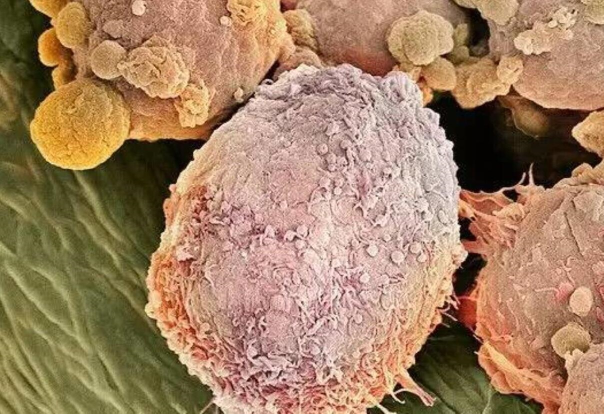
//> input picture demo.jpg, 1207 x 827 px (shown at 1/2 size)
$ ./main__2_   (built with g++ and OpenCV 4)
//> lines starting //> are read from the running program, lines starting //| are printed output that depends on the picture; after the words box and inside, x2 and y2 are one past the last pixel; in counts of white or black regions, pixels touching at a corner belong together

// 包含的opencv头文件
#include<opencv2/core/core.hpp>
#include<opencv2/highgui/highgui.hpp>
#include <opencv2\imgproc\types_c.h>
#include<opencv2/imgproc/imgproc.hpp>

// c++ IO流
#include<iostream>

// cv命名空间
using namespace cv;


/**************************************************
功能：边缘跟踪
参数：src-二值图像
***************************************************/
// [79 lines left out: function traceBoundary, not called in this run]


// main函数
int main()
{
	char *tttt;
	char *aaaa = "癌细胞";
	char *bbbb = "不是癌细胞";
	printf("\t***************************\n");
	printf("\t****  癌细胞识别系统  *****\n");
	printf("\t***************************\n");
	printf("\n~~~~~~~~~~~~~~~~~~~~~~~~~~~~~~~~~~~~~~~~~~~~~~~~~\n");
    //读取图像源
    cv::Mat srcImage = cv::imread("demo.jpg");  // 图片路径
//> srcImage is the input picture: 827 rows x 1207 cols, CV_8UC3; mean B, G, R 100.3, 130.5, 164.6
	//缩小图片的尺寸
	resize(srcImage, srcImage, Size(srcImage.cols / 2, srcImage.rows / 2), 0, 0, INTER_LINEAR);
//> srcImage: 413 rows x 603 cols, CV_8UC3
	//如果图片打开失败则退出
    if (srcImage.empty())
	{
        return -1;  // 退出
    }
	printf("图像输入成功！！！\n\n");
    //第一步：转为灰度图像
    cv::Mat srcGray;//创建无初始化矩阵
    //cv::cvtColor(srcImage, srcGray,CV_RGB2GRAY);// 图像的灰度转换

	// HSV的方法（效果不佳）
	Mat img_h, img_s, img_v, imghsv;
	vector<cv::Mat> hsv_vec;  // 图像容器
	cvtColor(srcImage, imghsv, CV_BGR2HSV);  // hsv通道的转换
//> imghsv: 413 rows x 603 cols, CV_8UC3; mean H, S, V 15.5, 112.7, 164.6
	split(imghsv, hsv_vec);   //分开
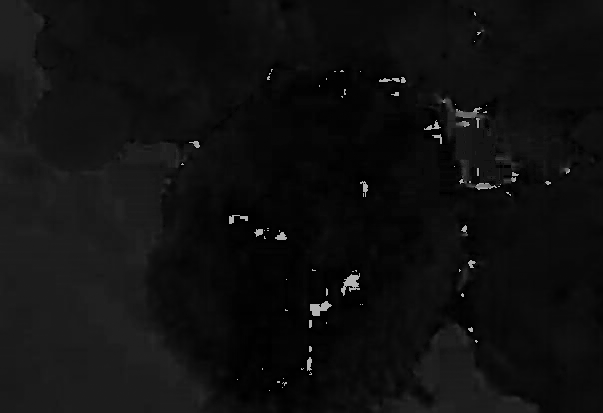
//> hsv_vec[0]: 413 rows x 603 cols, CV_8UC1; min 0, max 179, mean 15.5
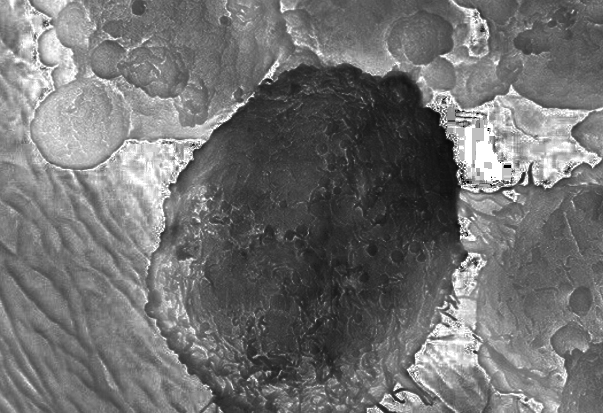
//> hsv_vec[1]: 413 rows x 603 cols, CV_8UC1; min 0, max 255, mean 112.7
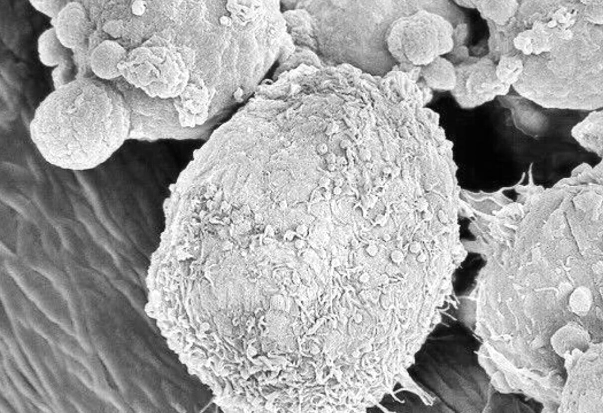
//> hsv_vec[2]: 413 rows x 603 cols, CV_8UC1; min 0, max 255, mean 164.6
	img_h = hsv_vec[0]; // H通道
	img_s = hsv_vec[1]; // S通道
	img_v = hsv_vec[2]; // V通道

	// 获取RGB中的R通道进行分析（效果最好）
	Mat bgr(srcImage.rows, srcImage.cols, CV_8UC3, Scalar(0, 0, 0));
	for (int i = 2; i < 3; i++)
	{
		Mat temp(srcImage.rows, srcImage.cols, CV_8UC1); // 单通道的图像
		Mat out[] = { bgr };
		int from_to[] = { i,i };
		mixChannels(&srcImage, 1, out, 1, from_to, 1);  // 单个通道的提取
		cv::cvtColor(bgr, bgr, CV_RGB2GRAY);// 图像的灰度转换
		// [5 lines of commented-out code are left out]
	}
	// R通道作为图像的输入
	srcGray = bgr;

	Mat srcGray_output = srcGray.clone();   // 拷贝
	printf("第一步：图像灰度化处理成功...\n");
	// 第二步：二值化
	threshold(srcGray, srcGray, 15, 255, CV_THRESH_BINARY);  //图像二值化
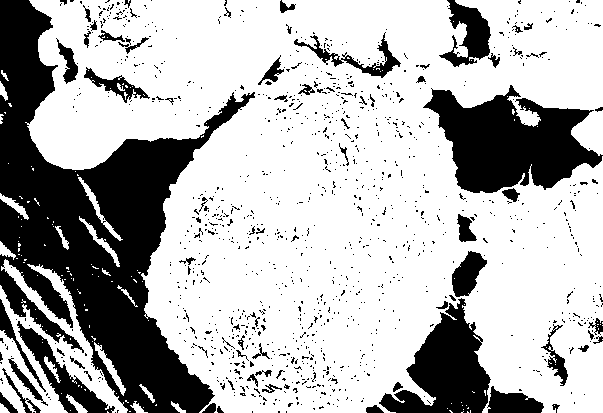
//> srcGray: 413 rows x 603 cols, CV_8UC1; 70.9% white; 1120 black regions (1046 under 20 px), largest, box (x1, y1, x2, y2) and area: (0, 0, 255, 413) 38918, (423, 85, 603, 193) 11111, (379, 298, 491, 413) 6532
	Mat erzhihua_IMAGE = srcGray.clone();
	printf("第二步：图像二值化处理成功...\n");
	//第三步：形态学的处理
	//开操作 (去除一些噪点)  如果二值化后图片干扰部分依然很多，增大下面的size
	Mat element_OPEN = getStructuringElement(MORPH_RECT, Size(5, 5));
	Mat element_CLOSE = getStructuringElement(MORPH_RECT, Size(7, 7));
	Mat element_close00 = getStructuringElement(MORPH_RECT, Size(8, 8));
	morphologyEx(srcGray, srcGray, MORPH_OPEN, element_OPEN);
	morphologyEx(srcGray, srcGray, MORPH_CLOSE, element_CLOSE);
//> srcGray: 413 rows x 603 cols, CV_8UC1; 71.6% white; 34 black regions, largest, box (x1, y1, x2, y2) and area: (0, 0, 221, 413) 37999, (429, 90, 603, 202) 11508, (366, 252, 542, 413) 9222
	Mat close00;
	morphologyEx(srcGray, close00, MORPH_CLOSE, element_close00);
//> close00: 413 rows x 603 cols, CV_8UC1; 72.1% white; 26 black regions, largest, box (x1, y1, x2, y2) and area: (0, 0, 222, 413) 38091, (431, 91, 603, 203) 11469, (367, 253, 543, 413) 9037
	printf("第三步：图像形态学转处理成功...\n");
	//第四步：噪声处理
	Mat noise_IMAGE = srcGray.clone();
	for (int x = 0; x<noise_IMAGE.rows; x++)
	{
		for (int y = 0; y<noise_IMAGE.cols; y++)
		{
			if (x > 180 && y < 140)   noise_IMAGE.at<uchar>(x, y) = 0;  // 去除噪声
		}
	}
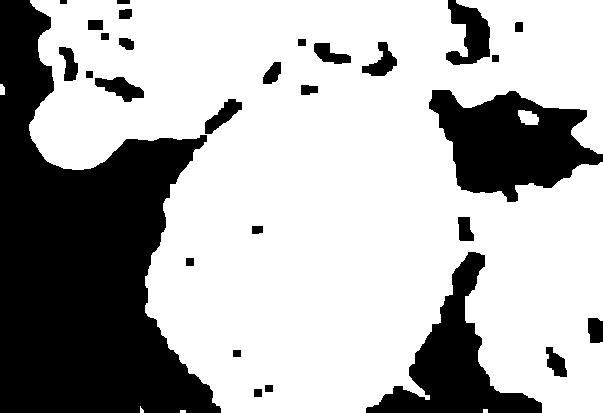
//> noise_IMAGE: 413 rows x 603 cols, CV_8UC1; 68.5% white; 29 black regions, largest, box (x1, y1, x2, y2) and area: (0, 0, 221, 413) 50909, (429, 90, 603, 202) 11508, (366, 252, 542, 413) 9222
	printf("第四步：图像去噪声处理成功...\n");
	// 第五步：边缘检测跟踪
	Mat OUTPUT_IMAGE = srcGray_output.clone();
	Mat OUTPUT_SOBEL_x = srcGray_output.clone();
	Mat OUTPUT_SOBEL_y = srcGray_output.clone();
	Mat OUTPUT_SOBEL = srcGray_output.clone();
	//Sobel边缘处理
	// X分量的边缘处理
	Sobel(srcGray_output, OUTPUT_SOBEL_x, srcGray_output.depth(), 1, 0, 1, 1, 0, BORDER_DEFAULT);
	// Y分量的边缘处理
	Sobel(srcGray_output, OUTPUT_SOBEL_y, srcGray_output.depth(), 0, 1, 1, 1, 0, BORDER_DEFAULT);
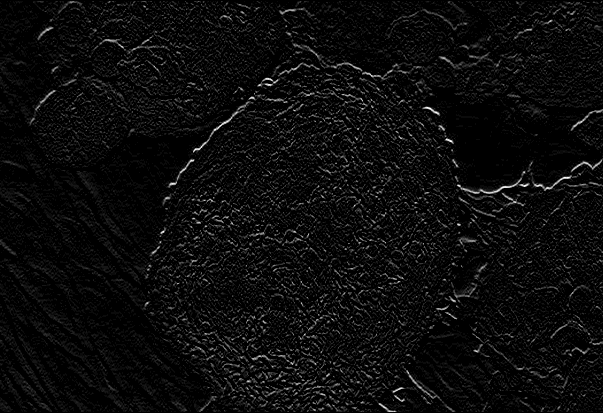
//> OUTPUT_SOBEL_y: 413 rows x 603 cols, CV_8UC1; min 0, max 23, mean 1.1; drawn with min black and max white
	float alpha = 10;  // x的 叠加系数
	float beta = 10;   // y的 叠加系数
	addWeighted(OUTPUT_SOBEL_x, alpha, OUTPUT_SOBEL_y, beta, 0.0, OUTPUT_SOBEL);
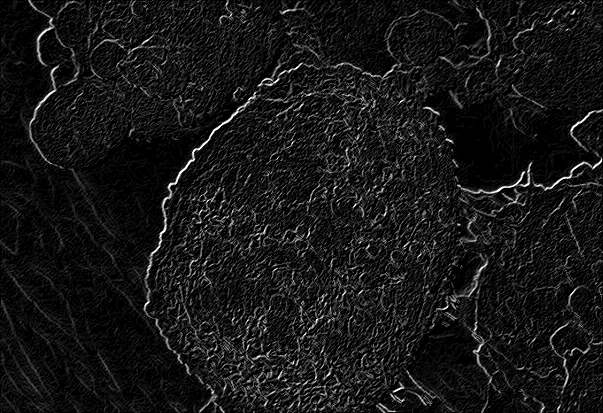
//> OUTPUT_SOBEL: 413 rows x 603 cols, CV_8UC1; min 0, max 255, mean 22.5
	printf("第五步：图像边缘跟踪处理成功...\n");
	// 第六步：形态学特征（面积、圆度、矩形度、伸长度）
	long SUM_mianji = 0;  // 面积检测
	long SUM_yuandu = 0;  // 圆度检测
	long SUM_juxing = 0;  // 矩形度检测
	long SUM_shenchang = 0;  // 伸长度检测

	for (int x = 0; x<noise_IMAGE.rows; x++)
	{
		for (int y = 0; y<noise_IMAGE.cols; y++)
		{
			if (noise_IMAGE.at<uchar>(x, y) > 150)   SUM_mianji++;
			if (noise_IMAGE.at<uchar>(x, y) < 50)   SUM_yuandu++;
			if (erzhihua_IMAGE.at<uchar>(x, y) > 15)   SUM_juxing++;
			if (OUTPUT_SOBEL.at<uchar>(x, y) > 10)   SUM_shenchang++;
		}
	}
//> this loop made 413 passes
//> (SUM_mianji, SUM_yuandu, SUM_juxing, SUM_shenchang) on passes 1 to 3: (545, 58, 541, 152), (1090, 116, 1077, 415), (1635, 174, 1616, 676)
//> after the loop, SUM_mianji = 170543; SUM_yuandu = 78496; SUM_juxing = 176537; SUM_shenchang = 110097
	// 行相关的归一化
	SUM_mianji /= noise_IMAGE.rows;
//> SUM_mianji = 412
	SUM_yuandu /= noise_IMAGE.rows;
//> SUM_yuandu = 190
	SUM_juxing /= noise_IMAGE.rows;
//> SUM_juxing = 427
	SUM_shenchang /= noise_IMAGE.rows;
//> SUM_shenchang = 266

	// 进行判别
	if(SUM_mianji > 400 && SUM_yuandu > 150 && SUM_juxing > 400 && SUM_shenchang > 200 )
		tttt = aaaa;
	else
		tttt = bbbb;

	printf("第六步：图像分类识别成功...\n\n");
	printf("识别内容：【%s】\n",tttt);
    cv::imshow("原图像", srcImage);//显示源图像
    cv::imshow("灰度化", srcGray_output);//显示灰度图像
	cv::imshow("二值化", erzhihua_IMAGE);//显示二值化
	cv::imshow("形态学", srcGray);//显示形态学
	cv::imshow("去噪声", noise_IMAGE);//显示去燥
	cv::imshow("边界跟踪", OUTPUT_SOBEL);//显示边界跟踪
    cv::waitKey(0); //等待。可以让图片一直显示这。
    return 0;
}
